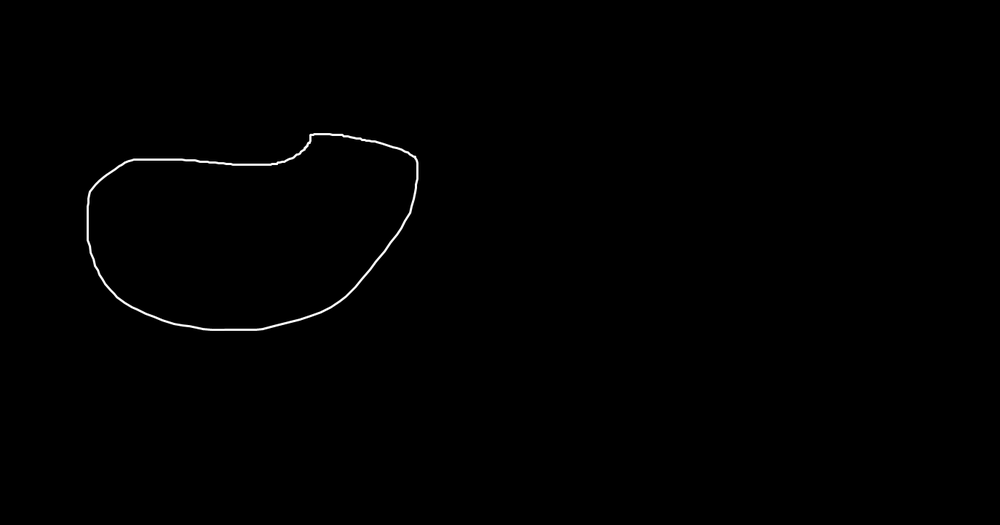
#> input picture 2d_manifold.png, 1000 x 525 px, shrunk from 1374 x 722 before the run
$ python main.py
#> lines starting #> are read from the running program, lines starting #| are printed output that depends on the picture
from PIL import Image, ImageFilter
import numpy as np
import matplotlib.pyplot as plt
from scipy.ndimage import gaussian_filter

class P:
    groundTruth = None
    def __init__(self, x, y):
        if P.groundTruth is None:
            raise Exception("P.groundTruth is not set")
        self.x = x
        self.y = y
        self.l = P.groundTruth[x][y]
    def __lt__(self, other):
        return self.l > other.l
    def __repr__(self):
        return f"Point[({self.x:.2f}, {self.y:.2f}):{self.l:.2f}]"

def display(image, pts=None):
    image = np.clip(image, 0, 255).astype(np.uint8)
    if len(image.shape) == 2 or image.shape[2] == 1:
        image = np.stack((image,) * 3, axis=-1)

    if pts is not None:
        for x, y in pts:
            image[y, x] = [255, 0, 0]

    plt.imshow(image)
    plt.axis('off')
    plt.show()

def load_groundTruth(image_path):
#> called with image_path = '2d_manifold.png'
    arr = Image.open(image_path).convert('L')
    np_arr = np.array(arr, dtype=float)
    blur_radius = 2
    np_arr = gaussian_filter(np_arr, sigma=blur_radius)
    mean, std_dev = 0, 8
    np_arr += np.random.normal(mean, std_dev, np_arr.shape)
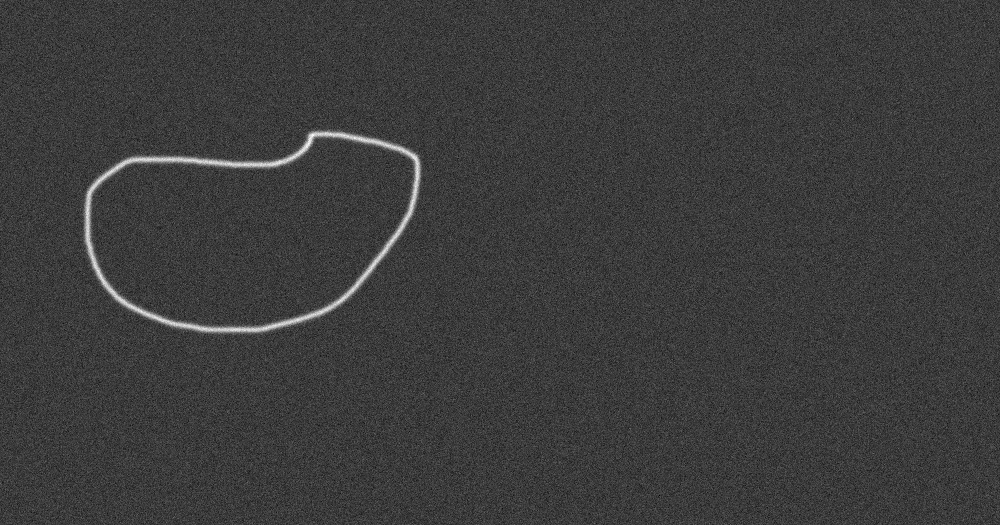
#> np_arr: shape (525, 1000) float64; min -40.02, max 132.2, mean 1; drawn with min black and max white
    np_arr = np.clip(np_arr, 0, 255)
    return np_arr

if __name__ == "__main__":
    groundTruth = load_groundTruth('2d_manifold.png')
    initPoint = [300, 300]
    manifold_points = [initPoint]
    display(groundTruth, manifold_points)
#> after the loop in display, `for x, y in pts:`:
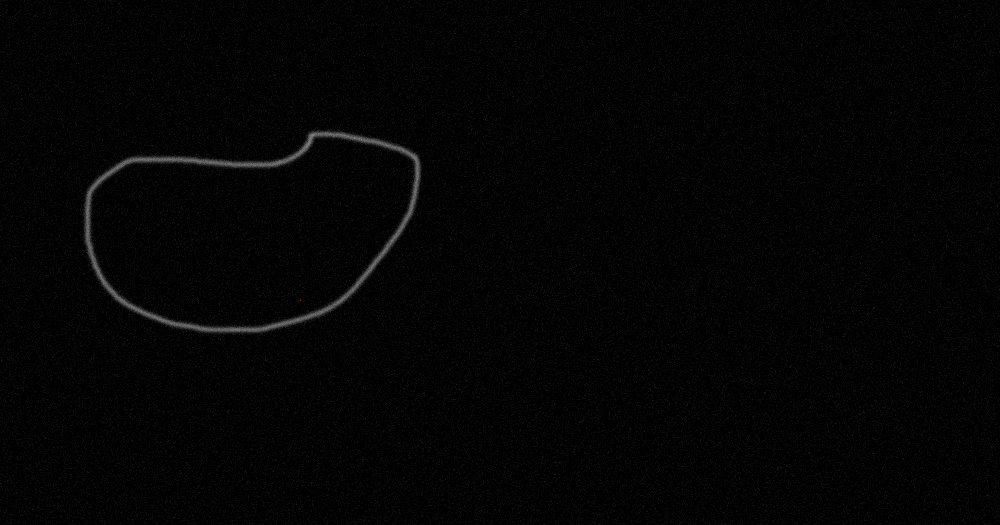
#> image: shape (525, 1000, 3); mean of channels 0, 1, 2 3.8, 3.8, 3.8; drawn as R, G, B
    print("Finished MCMC. Number of points in the manifold: ", len(manifold_points))
